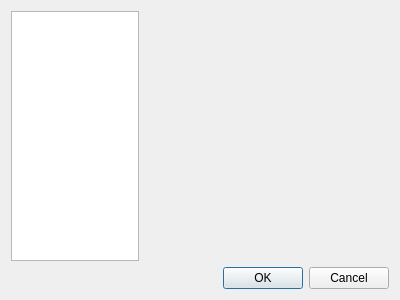
<?xml version="1.0" encoding="UTF-8"?>
<ui version="4.0">
 <class>PerferencesDialog</class>
 <widget class="QDialog" name="PerferencesDialog">
  <property name="geometry">
   <rect>
    <x>0</x>
    <y>0</y>
    <width>400</width>
    <height>300</height>
   </rect>
  </property>
  <property name="windowTitle">
   <string>Dialog</string>
  </property>
  <layout class="QVBoxLayout" name="verticalLayout">
   <item>
    <layout class="QHBoxLayout" name="horizontalLayout">
     <item>
      <widget class="QListWidget" name="listWidget">
       <property name="maximumSize">
        <size>
         <width>128</width>
         <height>16777215</height>
        </size>
       </property>
       <property name="iconSize">
        <size>
         <width>64</width>
         <height>64</height>
        </size>
       </property>
      </widget>
     </item>
     <item>
      <widget class="QStackedWidget" name="stackedWidget"/>
     </item>
    </layout>
   </item>
   <item>
    <widget class="QDialogButtonBox" name="buttonBox">
     <property name="standardButtons">
      <set>QDialogButtonBox::Cancel|QDialogButtonBox::Ok</set>
     </property>
    </widget>
   </item>
  </layout>
 </widget>
 <resources/>
 <connections>
  <connection>
   <sender>buttonBox</sender>
   <signal>rejected()</signal>
   <receiver>PerferencesDialog</receiver>
   <slot>close()</slot>
   <hints>
    <hint type="sourcelabel">
     <x>199</x>
     <y>284</y>
    </hint>
    <hint type="destinationlabel">
     <x>199</x>
     <y>149</y>
    </hint>
   </hints>
  </connection>
 </connections>
</ui>
